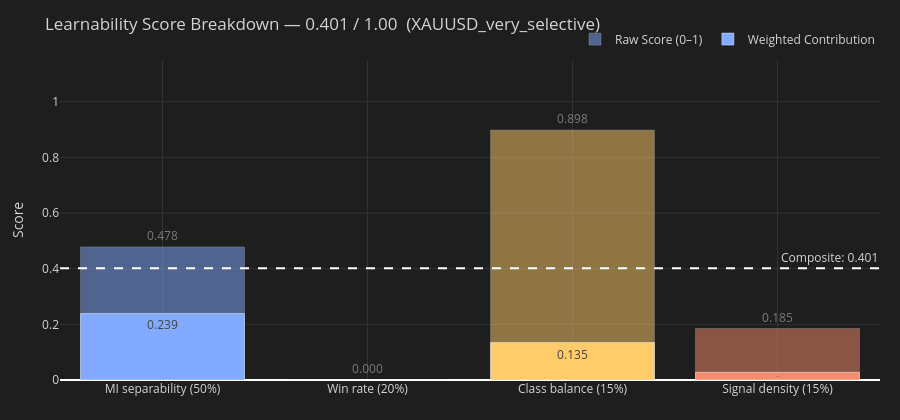

The notebook cell this image was saved under:
### Code cell
# ── Learnability Score Calculation ─────────────────────────────────────────────
_K_TOP = 20
_top_k_mi = mi_df_learn['mi'].head(_K_TOP).mean()

# MI score: 1.0 if top-K mean MI is ≥10× baseline; linear below
_ref = max(_baseline_mean, 1e-6)
mi_score_learn = min(_top_k_mi / (_ref * 10), 1.0)

# Win-rate score: piecewise 0 @ ≤50%, 1 @ ≥70%
wr_score_learn = max(0.0, min(1.0, (wr_overall - 0.50) / 0.20))

# Balance score: 1.0 = perfect, degrades with buy/sell skew
bal_score_learn = (1.0 - min(abs(bs_ratio - 1.0) / 2.0, 1.0)) if np.isfinite(bs_ratio) else 0.5

# Density score: peaks at 2–5%, penalises extremes
if   density < 0.2:      den_score_learn = density / 0.2
elif density <= 2.0:     den_score_learn = 0.5 + 0.5 * (density - 0.2) / 1.8
elif density <= 5.0:     den_score_learn = 1.0
elif density <= 15.0:    den_score_learn = 1.0 - (density - 5.0) / 10.0
else:                    den_score_learn = 0.0

# Composite (weights: MI=50%, WR=20%, balance=15%, density=15%)
learnability_score = (
    0.50 * mi_score_learn +
    0.20 * wr_score_learn +
    0.15 * bal_score_learn +
    0.15 * den_score_learn
)

_components = {
    'MI separability (50%)':  (mi_score_learn,  0.50),
    'Win rate (20%)':         (wr_score_learn,  0.20),
    'Class balance (15%)':    (bal_score_learn, 0.15),
    'Signal density (15%)':   (den_score_learn, 0.15),
}

print(f"\n{'='*55}")
print(f"  LEARNABILITY SCORE:  {learnability_score:.3f} / 1.000")
print(f"{'='*55}")
for _name, (_raw, _w) in _components.items():
    _bar = '█' * int(_raw * 20)
    print(f"  {_name:<26} {_raw:.3f}  [{_bar:<20}]  → {_raw*_w:.3f}")
print(f"{'='*55}")
print(f"  top-{_K_TOP} MI mean: {_top_k_mi:.5f}  |  baseline: {_baseline_mean:.5f}  |  ratio: {_top_k_mi/max(_baseline_mean,1e-9):.1f}×")

if learnability_score >= 0.6:
    print(f"\n  ✓  Strong learnability — good candidate for model training")
elif learnability_score >= 0.4:
    print(f"\n  ~  Moderate learnability — review the weakest components above")
else:
    print(f"\n  ✗  Low learnability — tune label params or enrich the feature set before training")

# ── Breakdown chart ─────────────────────────────────────────────────────────────
_comp_names = list(_components.keys())
_raw_vals   = [v[0] for v in _components.values()]
_weighted   = [v[0]*v[1] for v in _components.values()]
_colors     = ['#82aaff', '#c3e88d', '#ffcb6b', '#f78c6c']

fig = go.Figure()
fig.add_trace(go.Bar(
    x=_comp_names, y=_raw_vals, name='Raw Score (0–1)',
    marker_color=_colors, opacity=0.5,
    text=[f'{v:.3f}' for v in _raw_vals], textposition='outside',
))
fig.add_trace(go.Bar(
    x=_comp_names, y=_weighted, name='Weighted Contribution',
    marker_color=_colors, opacity=1.0,
    text=[f'{v:.3f}' for v in _weighted], textposition='inside',
))
fig.add_hline(y=learnability_score, line_dash='dash', line_color='white',
              annotation_text=f'Composite: {learnability_score:.3f}',
              annotation_position='top right')

fig.update_layout(
    title=f'Learnability Score Breakdown — {learnability_score:.3f} / 1.00  ({PARAM_KEY})',
    yaxis=dict(range=[0, 1.15], title='Score', gridcolor='#333'),
    xaxis=dict(gridcolor='#333'),
    barmode='overlay',
    height=420,
    paper_bgcolor='#1e1e1e', plot_bgcolor='#1e1e1e', font=dict(color='#d4d4d4'),
    legend=dict(orientation='h', yanchor='bottom', y=1.02, xanchor='right', x=1),
    margin=dict(l=60, r=20, t=60, b=40),
)
fig.show()

### Figure 1 — Plotly figure (JSON) as saved in the notebook; plotly's stock layout.template omitted (floating-point values rounded to 4 significant figures)
{"data": [{"marker": {"color": ["#82aaff", "#c3e88d", "#ffcb6b", "#f78c6c"]}, "name": "Raw Score (0–1)", "opacity": 0.5, "text": ["0.478", "0.000", "0.898", "0.185"], "textposition": "outside", "type": "bar", "x": ["MI separability (50%)", "Win rate (20%)", "Class balance (15%)", "Signal density (15%)"], "y": [0.478, 0, 0.8981, 0.1848]}, {"marker": {"color": ["#82aaff", "#c3e88d", "#ffcb6b", "#f78c6c"]}, "name": "Weighted Contribution", "opacity": 1, "text": ["0.239", "0.000", "0.135", "0.028"], "textposition": "inside", "type": "bar", "x": ["MI separability (50%)", "Win rate (20%)", "Class balance (15%)", "Signal density (15%)"], "y": [0.239, 0, 0.1347, 0.02772]}], "layout": {"annotations": [{"showarrow": false, "text": "Composite: 0.401", "x": 1, "xanchor": "right", "xref": "x domain", "y": 0.4015, "yanchor": "bottom", "yref": "y"}], "barmode": "overlay", "font": {"color": "#d4d4d4"}, "height": 420, "legend": {"orientation": "h", "x": 1, "xanchor": "right", "y": 1.02, "yanchor": "bottom"}, "margin": {"b": 40, "l": 60, "r": 20, "t": 60}, "paper_bgcolor": "#1e1e1e", "plot_bgcolor": "#1e1e1e", "shapes": [{"line": {"color": "white", "dash": "dash"}, "type": "line", "x0": 0, "x1": 1, "xref": "x domain", "y0": 0.4015, "y1": 0.4015, "yref": "y"}], "title": {"text": "Learnability Score Breakdown — 0.401 / 1.00  (XAUUSD_very_selective)"}, "xaxis": {"gridcolor": "#333"}, "yaxis": {"gridcolor": "#333", "range": [0, 1.15], "title": {"text": "Score"}}}}
